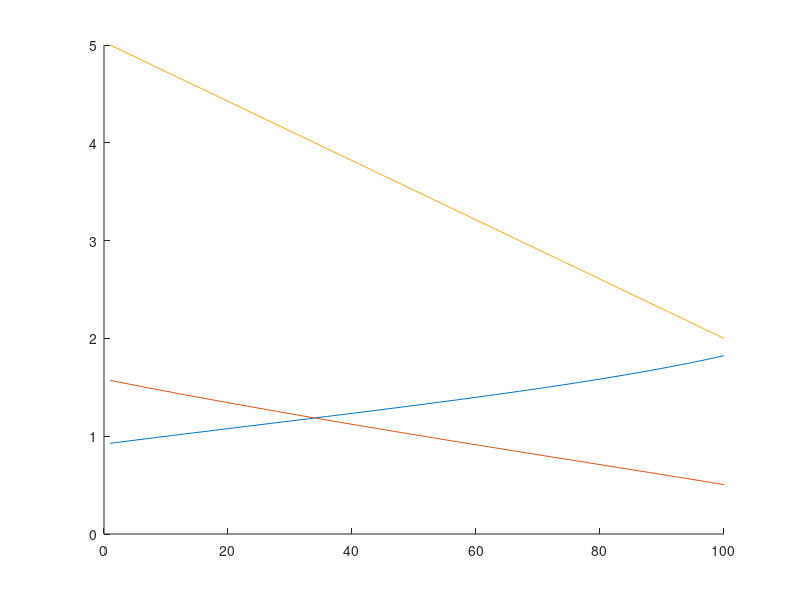

Here is the MATLAB script that generated this plot:
close all;
clear all;
l1 = 3;
l2 = 4;

% phi1_start = ;
% phi2_start = ;
%y_start = l2*(sin(phi2_start)/sin(phi1_start));

% phi1_end = ;
% phi2_end = ;
%y_end = l2*(sin(phi2_end)/sin(phi1_end));

%y_traj = linspace(y_start, y_end, 100);
y_traj = linspace(5,2,100);
phi1_traj = zeros(100,1);
phi2_traj = zeros(100,1);

for i=1:100
phi1_traj(i) = acos((l2^2-y_traj(i)^2-l1^2)/(-2*y_traj(i)*l1));
phi2_traj(i) = acos((y_traj(i)^2-l2^2-l1^2)/(-2*l2*l1));
end

figure()
%plot(y_traj)
hold on 
plot(phi1_traj)
plot(phi2_traj)
plot(l2*sin(phi2_traj)./sin(phi1_traj))

% i'm too lazy to make this automatically go to a header file, so you'll
% just have to copy paste for now chief, i'm so sorry.

th1_traj = sprintf('%.3f, ' , phi1_traj);
th1_traj = th1_traj(1:end-2); % strip final comma
th1_traj = strcat("float th1_trajectory[] = {",th1_traj,"};");

th2_traj = sprintf('%.3f, ' , phi2_traj);
th2_traj = th2_traj(1:end-2); % strip final comma
th2_traj = strcat("float th2_trajectory[] = {",th2_traj,"};");